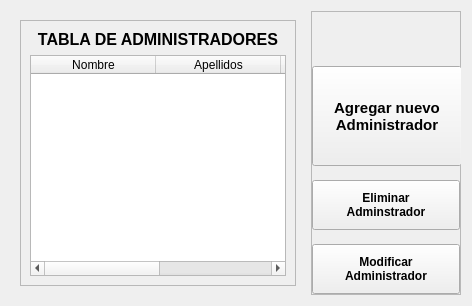
               <widget class="QWidget" name="page_5">
                <layout class="QGridLayout" name="gridLayout_14">
                 <item row="0" column="0">
                  <widget class="QWidget" name="widget_11" native="true">
                   <layout class="QVBoxLayout" name="verticalLayout_8">
                    <item>
                     <widget class="QFrame" name="frame_13">
                      <property name="frameShape">
                       <enum>QFrame::StyledPanel</enum>
                      </property>
                      <property name="frameShadow">
                       <enum>QFrame::Raised</enum>
                      </property>
                      <layout class="QVBoxLayout" name="verticalLayout_7">
                       <item>
                        <widget class="QLabel" name="label_21">
                         <property name="font">
                          <font>
                           <pointsize>12</pointsize>
                           <weight>75</weight>
                           <bold>true</bold>
                          </font>
                         </property>
                         <property name="text">
                          <string>TABLA DE ADMINISTRADORES</string>
                         </property>
                         <property name="alignment">
                          <set>Qt::AlignCenter</set>
                         </property>
                        </widget>
                       </item>
                       <item>
                        <widget class="QTableWidget" name="administradores_tabla">
                         <property name="horizontalScrollMode">
                          <enum>QAbstractItemView::ScrollPerPixel</enum>
                         </property>
                         <attribute name="horizontalHeaderMinimumSectionSize">
                          <number>125</number>
                         </attribute>
                         <attribute name="horizontalHeaderHighlightSections">
                          <bool>false</bool>
                         </attribute>
                         <column>
                          <property name="text">
                           <string>Nombre</string>
                          </property>
                          <property name="background">
                           <color alpha="0">
                            <red>0</red>
                            <green>0</green>
                            <blue>0</blue>
                           </color>
                          </property>
                         </column>
                         <column>
                          <property name="text">
                           <string>Apellidos</string>
                          </property>
                         </column>
                         <column>
                          <property name="text">
                           <string>Telefono</string>
                          </property>
                         </column>
                         <column>
                          <property name="text">
                           <string>Correo</string>
                          </property>
                         </column>
                        </widget>
                       </item>
                      </layout>
                     </widget>
                    </item>
                   </layout>
                  </widget>
                 </item>
                 <item row="0" column="1" alignment="Qt::AlignHCenter">
                  <widget class="QFrame" name="frame_8">
                   <property name="maximumSize">
                    <size>
                     <width>150</width>
                     <height>16777215</height>
                    </size>
                   </property>
                   <property name="styleSheet">
                    <string notr="true"/>
                   </property>
                   <property name="frameShape">
                    <enum>QFrame::StyledPanel</enum>
                   </property>
                   <property name="frameShadow">
                    <enum>QFrame::Raised</enum>
                   </property>
                   <layout class="QVBoxLayout" name="verticalLayout_14">
                    <property name="spacing">
                     <number>0</number>
                    </property>
                    <property name="leftMargin">
                     <number>0</number>
                    </property>
                    <property name="topMargin">
                     <number>0</number>
                    </property>
                    <property name="rightMargin">
                     <number>0</number>
                    </property>
                    <property name="bottomMargin">
                     <number>0</number>
                    </property>
                    <item>
                     <widget class="QLabel" name="label_10">
                      <property name="maximumSize">
                       <size>
                        <width>16777215</width>
                        <height>150</height>
                       </size>
                      </property>
                      <property name="text">
                       <string/>
                      </property>
                      <property name="pixmap">
                       <pixmap>../assets/files/admin2.png</pixmap>
                      </property>
                      <property name="scaledContents">
                       <bool>true</bool>
                      </property>
                      <property name="alignment">
                       <set>Qt::AlignCenter</set>
                      </property>
                     </widget>
                    </item>
                    <item>
                     <spacer name="verticalSpacer_5">
                      <property name="orientation">
                       <enum>Qt::Vertical</enum>
                      </property>
                      <property name="sizeHint" stdset="0">
                       <size>
                        <width>20</width>
                        <height>40</height>
                       </size>
                      </property>
                     </spacer>
                    </item>
                    <item>
                     <widget class="QPushButton" name="agregar_admin_btn">
                      <property name="minimumSize">
                       <size>
                        <width>150</width>
                        <height>100</height>
                       </size>
                      </property>
                      <property name="maximumSize">
                       <size>
                        <width>150</width>
                        <height>16777215</height>
                       </size>
                      </property>
                      <property name="font">
                       <font>
                        <pointsize>11</pointsize>
                        <weight>75</weight>
                        <bold>true</bold>
                       </font>
                      </property>
                      <property name="text">
                       <string>Agregar nuevo 
Administrador</string>
                      </property>
                     </widget>
                    </item>
                    <item>
                     <widget class="QLabel" name="label_11">
                      <property name="text">
                       <string/>
                      </property>
                     </widget>
                    </item>
                    <item>
                     <widget class="QPushButton" name="eliminar_admin_btn">
                      <property name="minimumSize">
                       <size>
                        <width>0</width>
                        <height>50</height>
                       </size>
                      </property>
                      <property name="maximumSize">
                       <size>
                        <width>250</width>
                        <height>16777215</height>
                       </size>
                      </property>
                      <property name="font">
                       <font>
                        <weight>75</weight>
                        <bold>true</bold>
                       </font>
                      </property>
                      <property name="text">
                       <string>Eliminar 
Adminstrador</string>
                      </property>
                     </widget>
                    </item>
                    <item>
                     <widget class="QLabel" name="label_12">
                      <property name="text">
                       <string/>
                      </property>
                     </widget>
                    </item>
                    <item>
                     <widget class="QPushButton" name="modificar_admin_btn">
                      <property name="minimumSize">
                       <size>
                        <width>0</width>
                        <height>50</height>
                       </size>
                      </property>
                      <property name="maximumSize">
                       <size>
                        <width>200</width>
                        <height>16777215</height>
                       </size>
                      </property>
                      <property name="font">
                       <font>
                        <weight>75</weight>
                        <bold>true</bold>
                       </font>
                      </property>
                      <property name="text">
                       <string>Modificar 
Administrador</string>
                      </property>
                     </widget>
                    </item>
                   </layout>
                  </widget>
                 </item>
                </layout>
               </widget>
